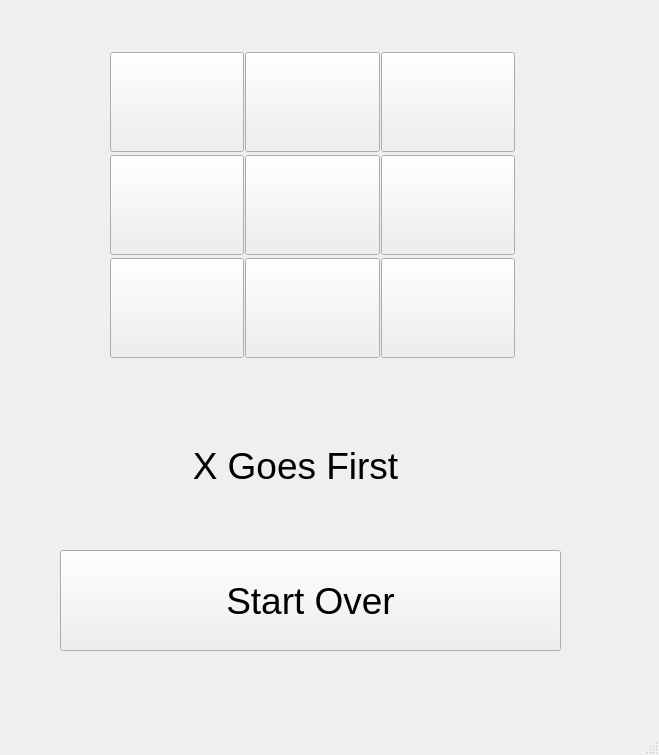
<?xml version="1.0" encoding="UTF-8"?>
<ui version="4.0">
 <class>MainWindow</class>
 <widget class="QMainWindow" name="MainWindow">
  <property name="geometry">
   <rect>
    <x>0</x>
    <y>0</y>
    <width>659</width>
    <height>755</height>
   </rect>
  </property>
  <property name="windowTitle">
   <string>MainWindow</string>
  </property>
  <widget class="QWidget" name="centralwidget">
   <widget class="QWidget" name="gridLayoutWidget">
    <property name="geometry">
     <rect>
      <x>110</x>
      <y>50</y>
      <width>405</width>
      <height>311</height>
     </rect>
    </property>
    <layout class="QGridLayout" name="gridLayout">
     <property name="spacing">
      <number>1</number>
     </property>
     <item row="0" column="2">
      <widget class="QPushButton" name="pushButton_4">
       <property name="minimumSize">
        <size>
         <width>100</width>
         <height>100</height>
        </size>
       </property>
       <property name="font">
        <font>
         <pointsize>36</pointsize>
        </font>
       </property>
       <property name="text">
        <string/>
       </property>
      </widget>
     </item>
     <item row="0" column="3">
      <widget class="QPushButton" name="pushButton_7">
       <property name="minimumSize">
        <size>
         <width>100</width>
         <height>100</height>
        </size>
       </property>
       <property name="font">
        <font>
         <pointsize>36</pointsize>
        </font>
       </property>
       <property name="text">
        <string/>
       </property>
      </widget>
     </item>
     <item row="1" column="3">
      <widget class="QPushButton" name="pushButton_8">
       <property name="minimumSize">
        <size>
         <width>100</width>
         <height>100</height>
        </size>
       </property>
       <property name="font">
        <font>
         <pointsize>36</pointsize>
        </font>
       </property>
       <property name="text">
        <string/>
       </property>
      </widget>
     </item>
     <item row="2" column="3">
      <widget class="QPushButton" name="pushButton_9">
       <property name="minimumSize">
        <size>
         <width>100</width>
         <height>100</height>
        </size>
       </property>
       <property name="font">
        <font>
         <pointsize>36</pointsize>
        </font>
       </property>
       <property name="text">
        <string/>
       </property>
      </widget>
     </item>
     <item row="0" column="0">
      <widget class="QPushButton" name="pushButton_1">
       <property name="minimumSize">
        <size>
         <width>100</width>
         <height>100</height>
        </size>
       </property>
       <property name="font">
        <font>
         <pointsize>36</pointsize>
        </font>
       </property>
       <property name="text">
        <string/>
       </property>
      </widget>
     </item>
     <item row="1" column="0">
      <widget class="QPushButton" name="pushButton_2">
       <property name="minimumSize">
        <size>
         <width>100</width>
         <height>100</height>
        </size>
       </property>
       <property name="font">
        <font>
         <pointsize>36</pointsize>
        </font>
       </property>
       <property name="text">
        <string/>
       </property>
      </widget>
     </item>
     <item row="2" column="0">
      <widget class="QPushButton" name="pushButton_3">
       <property name="minimumSize">
        <size>
         <width>100</width>
         <height>100</height>
        </size>
       </property>
       <property name="font">
        <font>
         <pointsize>36</pointsize>
        </font>
       </property>
       <property name="text">
        <string/>
       </property>
      </widget>
     </item>
     <item row="2" column="2">
      <widget class="QPushButton" name="pushButton_6">
       <property name="minimumSize">
        <size>
         <width>100</width>
         <height>100</height>
        </size>
       </property>
       <property name="font">
        <font>
         <pointsize>36</pointsize>
        </font>
       </property>
       <property name="text">
        <string/>
       </property>
      </widget>
     </item>
     <item row="1" column="2">
      <widget class="QPushButton" name="pushButton_5">
       <property name="minimumSize">
        <size>
         <width>100</width>
         <height>100</height>
        </size>
       </property>
       <property name="font">
        <font>
         <pointsize>36</pointsize>
        </font>
       </property>
       <property name="text">
        <string/>
       </property>
      </widget>
     </item>
    </layout>
   </widget>
   <widget class="QPushButton" name="pushButton_10">
    <property name="geometry">
     <rect>
      <x>60</x>
      <y>550</y>
      <width>501</width>
      <height>101</height>
     </rect>
    </property>
    <property name="font">
     <font>
      <pointsize>28</pointsize>
     </font>
    </property>
    <property name="text">
     <string>Start Over</string>
    </property>
   </widget>
   <widget class="QLabel" name="label">
    <property name="geometry">
     <rect>
      <x>60</x>
      <y>420</y>
      <width>471</width>
      <height>91</height>
     </rect>
    </property>
    <property name="font">
     <font>
      <pointsize>28</pointsize>
     </font>
    </property>
    <property name="text">
     <string>X Goes First</string>
    </property>
    <property name="alignment">
     <set>Qt::AlignCenter</set>
    </property>
   </widget>
  </widget>
  <widget class="QMenuBar" name="menubar">
   <property name="geometry">
    <rect>
     <x>0</x>
     <y>0</y>
     <width>659</width>
     <height>26</height>
    </rect>
   </property>
  </widget>
  <widget class="QStatusBar" name="statusbar"/>
 </widget>
 <resources/>
 <connections/>
</ui>
